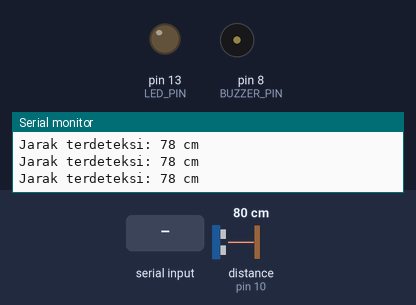
The sketch below on a simulated Arduino Uno, built with avr-gcc and run on an emulated ATmega328P. Parts: output pins drawn as LEDs (lit = HIGH), buzzer (waves = sounding, pin HIGH), the last lines printed to the serial monitor. Wiring (inferred from the names in the program): ultrasonic range finder: trigger pin 9; echo pin 10. The test bench sets the inputs (shaded band); at power-on: distance to the obstacle (sensor on pin 10) 80 cm. The echo pulse lasts 58.3 µs per cm; pins used as bus, display or sensor lines are not drawn.

Above: at 1.2 s.
1.3 s: distance to the obstacle (sensor on pin 10) set to 6 cm
2.8 s: distance to the obstacle (sensor on pin 10) set to 3 cm
At 3.8 s:
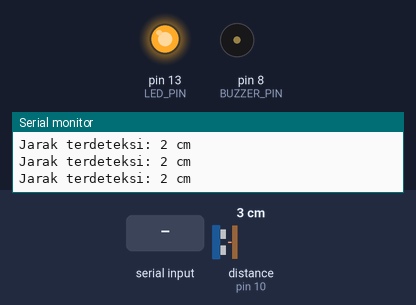
4.5 s: "90,45\n" received over Serial
At 4.8 s:
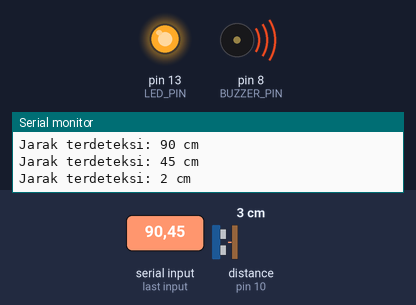
6.4 s: distance to the obstacle (sensor on pin 10) set to 9 cm
At 7.4 s:
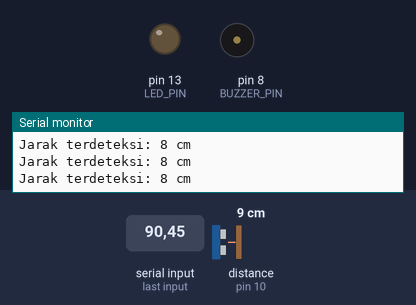
7.9 s: distance to the obstacle (sensor on pin 10) set to 2 cm
At 9.4 s:
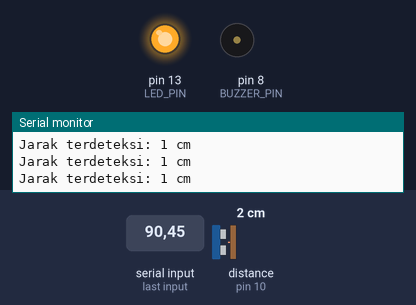
Timing chart, 0 to 10.6 s (numbered marks = the images above; inputs shaded):
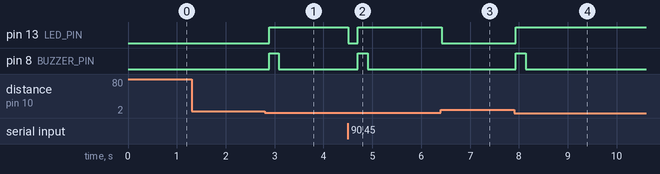

Measured:
- the behaviour switches between 5 and 4 cm on distance to the obstacle (sensor on pin 10) (found by bisection; images 0 and 1)
- after the input at 2.8 s, pin 13 (LED_PIN): LOW → HIGH after 0.09 s; pin 8 (BUZZER_PIN): LOW → HIGH after 0.09 s, → LOW 0.20 s later
- after the input at 4.5 s, pin 13 (LED_PIN): HIGH → LOW at once, → HIGH 0.20 s later; pin 8 (BUZZER_PIN): LOW → HIGH after 0.20 s, → LOW 0.20 s later
- after the input at 6.4 s, pin 13 (LED_PIN): HIGH → LOW at once
- after the input at 7.9 s, pin 13 (LED_PIN): LOW → HIGH at once; pin 8 (BUZZER_PIN): LOW → HIGH at once, → LOW 0.20 s later

The sketch:

sensor.ino
```cpp
#define TRIG_PIN 9    //arduino to sensor
#define ECHO_PIN 10    //sensor to arduino
#define LED_PIN 13    //lampu
#define BUZZER_PIN 8   //buzzer
// bagian atas ini adalah definisi dari pin pin yg kita pake

bool objectDetected = false; // status sebelumnya

void setup() {
  pinMode(TRIG_PIN, OUTPUT);
  pinMode(ECHO_PIN, INPUT);
  pinMode(LED_PIN, OUTPUT);
  pinMode(BUZZER_PIN, OUTPUT);
  Serial.begin(9600);  // ini adalah serial untuk kecepatan komunikasi
}

void loop() {    // loop artinya berulang
  int distance = 0;   //ini insial jaraknya, dibuat nol karna takut tabrakan dengan sampah

  if (Serial.available()) {    //ini jika punya monitoring seperti pake pc atau wokwi
    distance = Serial.parseInt();   // Baca nilai dari Serial Monitor
    Serial.read();    // Bersihkan buffer

  } else {    //ini kalo gada serial monitoring kayak wokwi, kodingan realnya
    digitalWrite(TRIG_PIN, LOW);
    delayMicroseconds(2);
    digitalWrite(TRIG_PIN, HIGH);
    delayMicroseconds(10);
    digitalWrite(TRIG_PIN, LOW);
    long duration = pulseIn(ECHO_PIN, HIGH);
    distance = duration * 0.034 / 2;
  }

  Serial.print("Jarak terdeteksi: ");    // ini untuk menampilkan info simulasi di serialnya
  Serial.print(distance);
  Serial.println(" cm");

  if (distance < 4) {    //ini jarak ketriggernya
    digitalWrite(LED_PIN, HIGH);  // lampu nyala trus

    if (!objectDetected) { //buzzernya berbunyi sekali
      digitalWrite(BUZZER_PIN, HIGH);
      delay(200);
      digitalWrite(BUZZER_PIN, LOW);
      objectDetected = true;  // jika sudah berbunyi sekali maka di tandai sudah terdeteksi
    }

  } else {
    digitalWrite(LED_PIN, LOW);   //lampunya mati
    digitalWrite(BUZZER_PIN, LOW);  //buzzernya mati
    objectDetected = false; // ketika objek menjauh maka statusnya akan tereset ulang menjadi tidak terdeteksi
  }

  delay(100);
}
```
